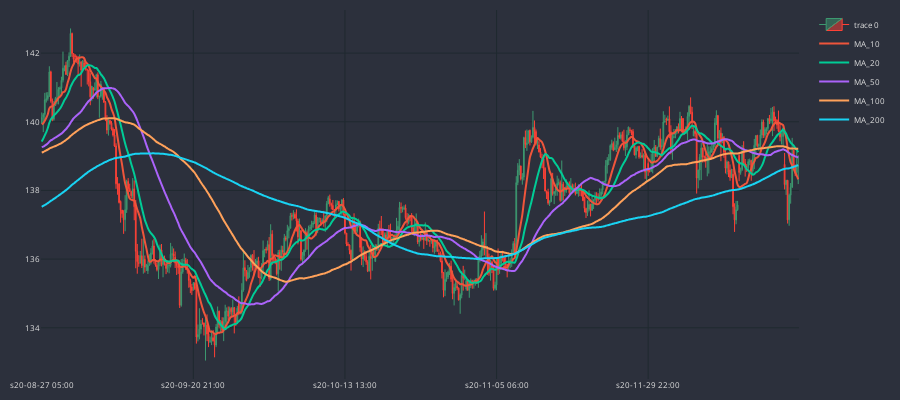

Notebook code cell kept with this figure:
### Code cell
# cp.fig.add_trace(go.Scatter(
#     x = cp.df_plot.sTime,
#     y = cp.df_plot.MA_10,
#     line = dict(width=2),
#     line_shape = 'spline',
#     name = "MA_10"
# ))

cp.show_plot(line_traces = traces)

### Figure 1 — Plotly figure (JSON) as saved in the notebook; plotly's stock layout.template omitted (floating-point values rounded to 4 significant figures; data arrays with more than 128 entries replaced by an {"elided": "..."} marker saying what was removed)
{"data": [{"close": {"elided": "500 float values"}, "high": {"elided": "500 float values"}, "line": {"width": 1}, "low": {"elided": "500 float values"}, "opacity": 1, "open": {"elided": "500 float values"}, "type": "candlestick", "x": {"elided": "500 str values"}}, {"line": {"shape": "spline", "width": 2}, "name": "MA_10", "type": "scatter", "x": {"elided": "500 str values"}, "y": {"elided": "500 float values"}}, {"line": {"shape": "spline", "width": 2}, "name": "MA_20", "type": "scatter", "x": {"elided": "500 str values"}, "y": {"elided": "500 float values"}}, {"line": {"shape": "spline", "width": 2}, "name": "MA_50", "type": "scatter", "x": {"elided": "500 str values"}, "y": {"elided": "500 float values"}}, {"line": {"shape": "spline", "width": 2}, "name": "MA_100", "type": "scatter", "x": {"elided": "500 str values"}, "y": {"elided": "500 float values"}}, {"line": {"shape": "spline", "width": 2}, "name": "MA_200", "type": "scatter", "x": {"elided": "500 str values"}, "y": {"elided": "500 float values"}}], "layout": {"font": {"color": "#e1e1e1", "size": 8}, "height": 400, "margin": {"b": 10, "l": 10, "r": 10, "t": 10}, "paper_bgcolor": "#2c303c", "plot_bgcolor": "#2c303c", "width": 900, "xaxis": {"gridcolor": "#1f292f", "nticks": 5, "rangeslider": {"visible": false}}, "yaxis": {"gridcolor": "#1f292f"}}}
